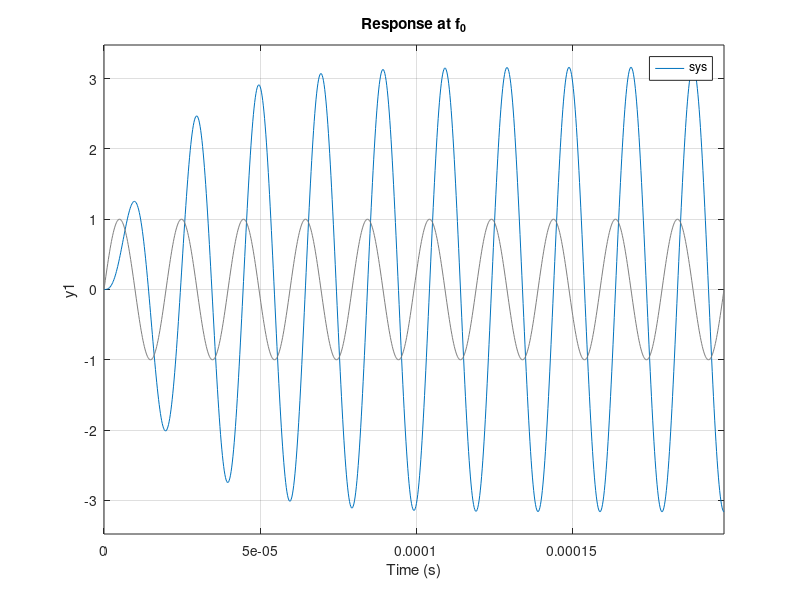
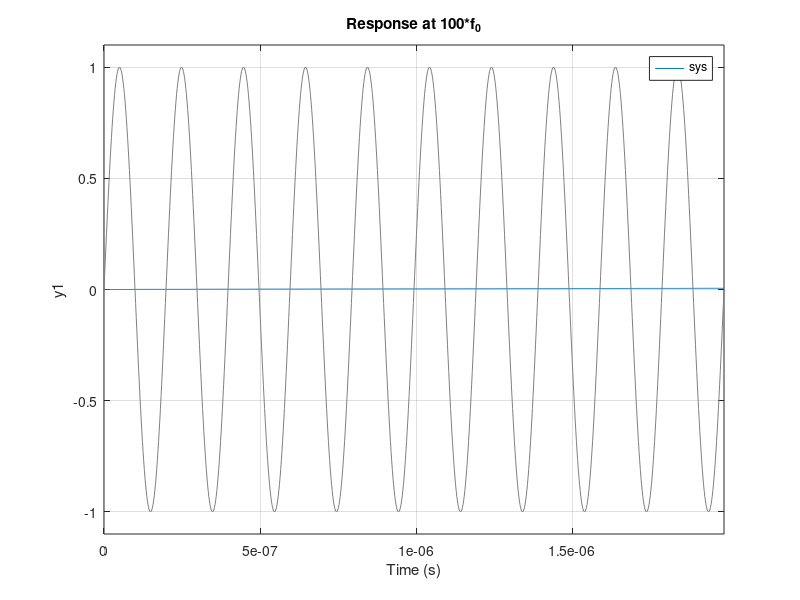
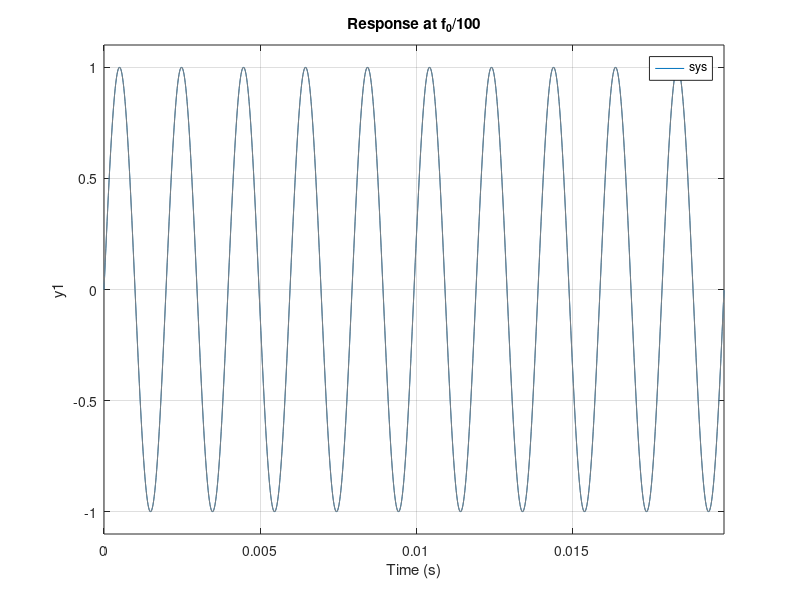

Here is the MATLAB script that generated these plots, in order:
% Circuit parameters
R = 100;
L = 1e-3;     % 10 microHenries
C = 0.01e-6;  % 0.01 microFarads

% Define the transfer function for Vout = VL + VC in a series RLC
num = [1];
den = [L*C, R*C, 1];

% Transfer function model
sys = tf(num, den);

% Resonant frequency
f0 = 1/(2*pi*sqrt(L*C));
disp(['Resonant Frequency (f0): ', num2str(f0/1e3), ' kHz']);
%------------------------------------------------------
% Frequency of interest (f0)
f_test = f0;
t = [0:0.01/f_test:10/f_test]; 

figure(1)
% Sinusoidal input at f_test
x_test = sin(2*pi*f_test*t);
lsim(sys, x_test, t);

title(['Response at f_0']);
xlabel('Time (s)');
ylabel('y1');
% legend('Input (Vin)', 'Output (Vout)');
grid on;
%------------------------------------------------------

%2. Frequency of interest (f0*10)
f_test2 = f0*100;
t2 = [0:0.01/f_test2:10/f_test2]; 

% Sinusoidal input at f_test
x_test2 = sin(2*pi*f_test2*t2);

 figure(2);
lsim(sys, x_test2, t2);
title(['Response at 100*f_0']);
xlabel('Time (s)');
ylabel('y1');
% legend('Input (Vin)', 'Output (Vout)');
grid on;
%---------------------------------------------------------

%3. Frequency of interest (f0/10)
f_test3 = f0/100;
t3 = [0:0.01/f_test3:10/f_test3]; 

% Sinusoidal input at f_test
x_test3 = sin(2*pi*f_test3*t3);

figure(3);
lsim(sys, x_test3, t3);
title(['Response at f_0/100']);
xlabel('Time (s)');
ylabel('y1');
% legend('Input (Vin)', 'Output (Vout)');
grid on;

%--------------------------------------------------------
